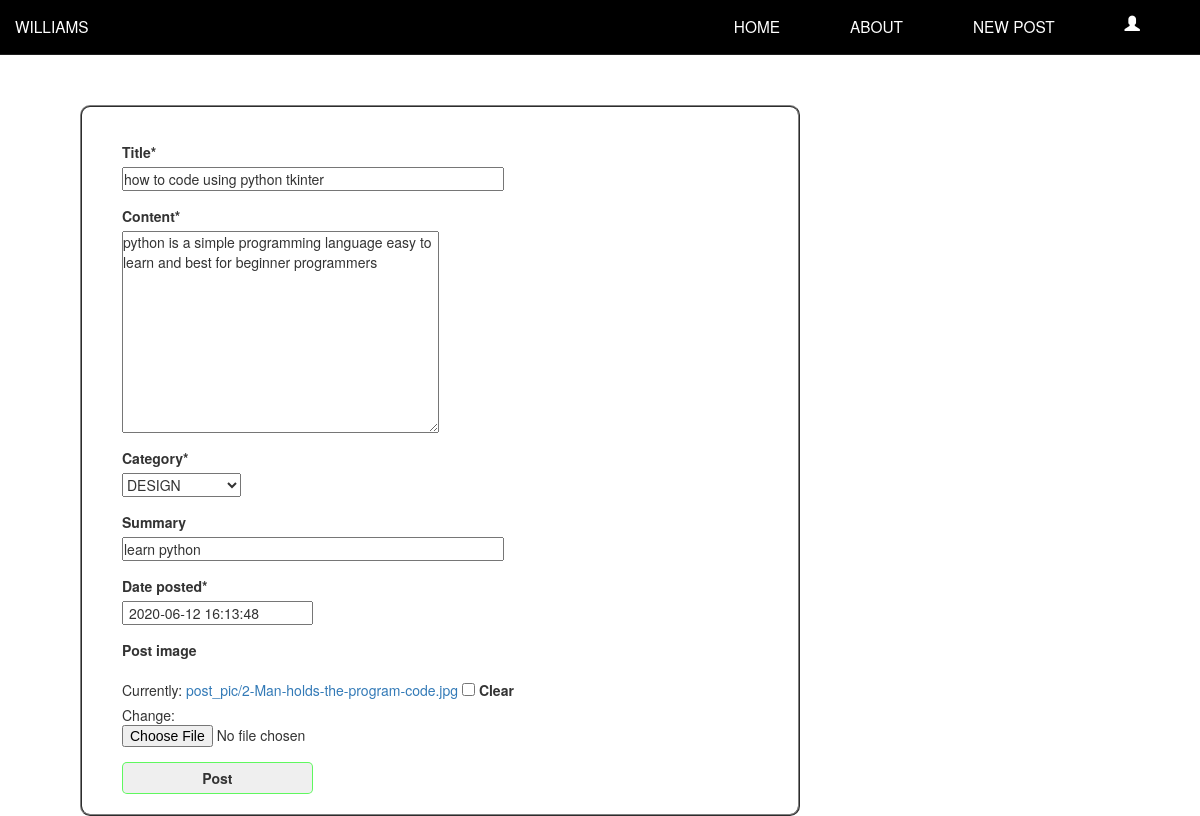
/posts/1/update/ (signed in), run on the app's committed database.
### posts/models.py (models this page shows, shortened)
class Post(models.Model):
    categories = (('WORLD','WORLD'),('TECHNOLOGY','TECHNOLOGY'),('DESIGN','DESIGN'),('BUSSINESS','BUSSINESS'),('POLITICS','POLITICS'),
            ('HEALTH','HEALTH'),('TRAVEL','TRAVEL'))
    author = models.ForeignKey(User,on_delete=models.CASCADE)
    title = models.CharField(max_length=80)
    date_posted = models.DateTimeField(default=timezone.now)
    summary = models.CharField(max_length=150,blank=True,null=True)
    content = models.TextField()
    category = models.CharField(max_length=40,choices=categories)
    post_image = models.ImageField(upload_to='post_pic',blank=True,null=True)
    objects = PostManager()

### posts/views.py (the view, shortened to what this page needs)
# urls.py: path('posts/<int:pk>/update/',update_post.as_view(),name='update-post'),
class update_post(LoginRequiredMixin,UserPassesTestMixin,UpdateView):
    model = Post
    fields = ['title','content','category','summary','date_posted','post_image']
    template_name = 'posts/new_post.html'
    context_object_name = 'form'
    def test_func(self):
        post = self.get_object()
        if self.request.user == post.author:
            return True
        return False

### posts/templates/posts/new_post.html (shortened to what this page needs)
{% extends 'posts/navbar.html' %}
{% load crispy_forms_tags %}
{% load static %}
{% block nav_css %}
    <link rel="stylesheet" href="{% static 'posts/new_post.css'%}">
{% endblock nav_css %}
{% block content %}
    <div class="post-form-container">
        <form method="POST" enctype="multipart/form-data">
            {{form|crispy}}
            <div class="create-btn">
                <button type="submit"> {{status}} Post</button>
            </div>
        </form>
    </div>
{% endblock content %}

### posts/static/posts/navbar.css (style rules this page uses)
* { margin: 0px; padding: 0px; }

### posts/static/posts/new_post.css (style rules this page uses)
.post-form-container { margin-left: 80px; margin-top: 50px; padding: 20px 40px; border: 2px ridge gray; border-radius: 10px; width: 60%; }
.post-form-container form label { padding-top: 15px; }
.textinput { width: 60%; }
.datetimeinput { width: 30%; padding: 0px 5px; }
.create-btn { margin-top: 15px; }
.create-btn button { width: 30%; padding: 5px; font-weight: bold; transition: 300ms ease-out; border: 1.2px solid rgba(0, 400, 0, .6); border-radius: 5px; }

### data on the page
Post: title "how to code using python tkinter", content "python is a simple programming language easy to learn and best for beginner programmers", category "DESIGN", summary "learn python", date_posted "2020-06-12 16:13:48"
